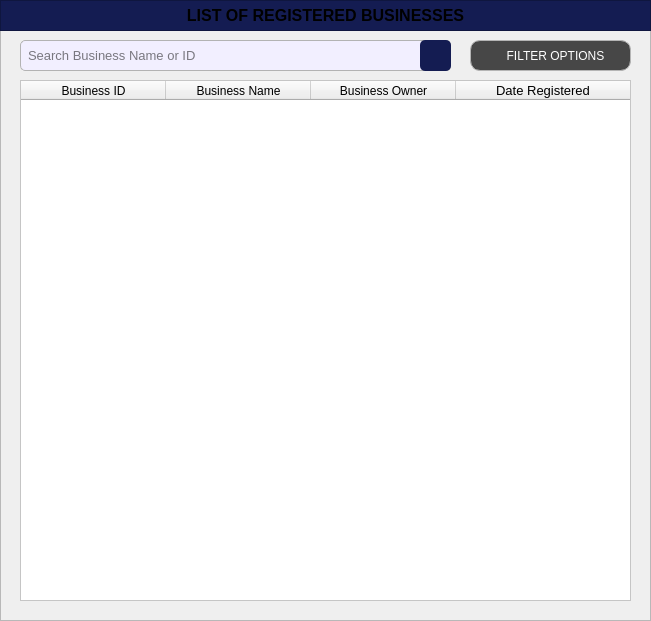
    <widget class="QFrame" name="basePopUpBodyFrame">
     <property name="geometry">
      <rect>
       <x>20</x>
       <y>20</y>
       <width>651</width>
       <height>621</height>
      </rect>
     </property>
     <property name="styleSheet">
      <string notr="true">#basePopUpBodyFrame {
	background-color: rgb(247, 247, 247);
	border: 1px solid rgb(194, 194, 194);
	border-radius: 10px;
}</string>
     </property>
     <property name="frameShape">
      <enum>QFrame::Shape::StyledPanel</enum>
     </property>
     <property name="frameShadow">
      <enum>QFrame::Shadow::Raised</enum>
     </property>
     <widget class="QFrame" name="basePopUpTitleFrame_3">
      <property name="geometry">
       <rect>
        <x>0</x>
        <y>0</y>
        <width>651</width>
        <height>31</height>
       </rect>
      </property>
      <property name="styleSheet">
       <string notr="true">#basePopUpTitleFrame_3 {
	background-color: #141c52;
}</string>
      </property>
      <property name="frameShape">
       <enum>QFrame::Shape::StyledPanel</enum>
      </property>
      <property name="frameShadow">
       <enum>QFrame::Shadow::Raised</enum>
      </property>
      <widget class="QLabel" name="label_title_3">
       <property name="geometry">
        <rect>
         <x>0</x>
         <y>0</y>
         <width>651</width>
         <height>31</height>
        </rect>
       </property>
       <property name="font">
        <font>
         <family>Arial</family>
         <pointsize>12</pointsize>
         <bold>true</bold>
        </font>
       </property>
       <property name="styleSheet">
        <string notr="true">#label_title{
	background-color:transparent;
	color: rgb(255, 255, 255);
}</string>
       </property>
       <property name="text">
        <string>LIST OF REGISTERED BUSINESSES</string>
       </property>
       <property name="alignment">
        <set>Qt::AlignmentFlag::AlignCenter</set>
       </property>
      </widget>
     </widget>
     <widget class="QLineEdit" name="inst_BusinessName_fieldSearch">
      <property name="geometry">
       <rect>
        <x>20</x>
        <y>40</y>
        <width>431</width>
        <height>31</height>
       </rect>
      </property>
      <property name="font">
       <font>
        <family>Arial</family>
        <pointsize>10</pointsize>
       </font>
      </property>
      <property name="styleSheet">
       <string notr="true">#inst_BusinessName_fieldSearch{
    border: 1px solid #b3b3b3;  /* Black border */
    border-radius: 5px;        /* Rounded corners */
    padding: 5px;               /* Inner spacing */
    background-color: #f2efff;  /* Gray background */
    color: #000000; 
}
</string>
      </property>
      <property name="text">
       <string/>
      </property>
      <property name="placeholderText">
       <string>Search Business Name or ID</string>
      </property>
     </widget>
     <widget class="QPushButton" name="inst_BusinessName_buttonSearch">
      <property name="geometry">
       <rect>
        <x>420</x>
        <y>40</y>
        <width>31</width>
        <height>31</height>
       </rect>
      </property>
      <property name="font">
       <font>
        <family>Arial</family>
        <pointsize>9</pointsize>
       </font>
      </property>
      <property name="cursor">
       <cursorShape>PointingHandCursor</cursorShape>
      </property>
      <property name="focusPolicy">
       <enum>Qt::FocusPolicy::NoFocus</enum>
      </property>
      <property name="styleSheet">
       <string notr="true">#inst_BusinessName_buttonSearch {
    background-color:  #141c52;
    color: white;
    border-radius: 5px;
    padding: 10px; /* Optional: Adjusts spacing inside the button */
}
#inst_BusinessName_buttonSearch:hover {
    background-color: #1a237e; /* Slightly lighter blue when hovered */
}
#inst_BusinessName_buttonSearch:pressed {
    background-color: #0f1442; /* Darker blue when clicked */
}</string>
      </property>
      <property name="text">
       <string/>
      </property>
      <property name="icon">
       <iconset>
        <normaloff>../../../../../Desktop/CTU 2nd Year - 2nd Semester Files/PC 225L - INFORMATION MANAGEMENT LABORATORY/PROFILING_SYSTEM/Profiling-System/Assets/FuncIcons/icon_search_w.svg</normaloff>../../../../../Desktop/CTU 2nd Year - 2nd Semester Files/PC 225L - INFORMATION MANAGEMENT LABORATORY/PROFILING_SYSTEM/Profiling-System/Assets/FuncIcons/icon_search_w.svg</iconset>
      </property>
      <property name="iconSize">
       <size>
        <width>20</width>
        <height>20</height>
       </size>
      </property>
     </widget>
     <widget class="QTableWidget" name="inst_tableView_List_RegBusiness">
      <property name="geometry">
       <rect>
        <x>20</x>
        <y>80</y>
        <width>611</width>
        <height>521</height>
       </rect>
      </property>
      <property name="styleSheet">
       <string notr="true">#inst_tableView_List_RegBusiness {
	background-color: white;
	color: #black;
}
</string>
      </property>
      <attribute name="horizontalHeaderVisible">
       <bool>true</bool>
      </attribute>
      <attribute name="horizontalHeaderCascadingSectionResizes">
       <bool>false</bool>
      </attribute>
      <attribute name="horizontalHeaderDefaultSectionSize">
       <number>145</number>
      </attribute>
      <attribute name="horizontalHeaderShowSortIndicator" stdset="0">
       <bool>false</bool>
      </attribute>
      <attribute name="horizontalHeaderStretchLastSection">
       <bool>true</bool>
      </attribute>
      <attribute name="verticalHeaderCascadingSectionResizes">
       <bool>false</bool>
      </attribute>
      <column>
       <property name="text">
        <string>Business ID</string>
       </property>
       <property name="font">
        <font>
         <family>Arial</family>
        </font>
       </property>
       <property name="background">
        <color>
         <red>59</red>
         <green>57</green>
         <blue>100</blue>
        </color>
       </property>
      </column>
      <column>
       <property name="text">
        <string>Business Name</string>
       </property>
       <property name="font">
        <font>
         <family>Arial</family>
        </font>
       </property>
       <property name="background">
        <color>
         <red>59</red>
         <green>57</green>
         <blue>100</blue>
        </color>
       </property>
      </column>
      <column>
       <property name="text">
        <string>Business Owner</string>
       </property>
       <property name="font">
        <font>
         <family>Arial</family>
        </font>
       </property>
       <property name="background">
        <color>
         <red>59</red>
         <green>57</green>
         <blue>100</blue>
        </color>
       </property>
      </column>
      <column>
       <property name="text">
        <string>Date Registered</string>
       </property>
       <property name="font">
        <font>
         <family>Arial</family>
         <pointsize>10</pointsize>
        </font>
       </property>
       <property name="background">
        <color>
         <red>59</red>
         <green>57</green>
         <blue>100</blue>
        </color>
       </property>
      </column>
     </widget>
     <widget class="QPushButton" name="businessList_buttonFilter">
      <property name="geometry">
       <rect>
        <x>470</x>
        <y>40</y>
        <width>161</width>
        <height>31</height>
       </rect>
      </property>
      <property name="font">
       <font>
        <family>Arial</family>
        <pointsize>9</pointsize>
       </font>
      </property>
      <property name="cursor">
       <cursorShape>PointingHandCursor</cursorShape>
      </property>
      <property name="focusPolicy">
       <enum>Qt::FocusPolicy::NoFocus</enum>
      </property>
      <property name="styleSheet">
       <string notr="true">#businessList_buttonFilter {
    background-color:  #474747;
    color: white;
    border: 1px solid #b5b5b5;
    border-radius: 10px;
    padding: 10px; 
}

#businessList_buttonFilter:hover {
    background-color: #636363;
    color: white; 
}

#businessList_buttonFilter:pressed {
    background-color: #bfbfbf;
    color: white; 
}
</string>
      </property>
      <property name="text">
       <string>   FILTER OPTIONS</string>
      </property>
      <property name="icon">
       <iconset>
        <normaloff>../../../Assets/FuncIcons/icon_filter.svg</normaloff>../../../Assets/FuncIcons/icon_filter.svg</iconset>
      </property>
      <property name="iconSize">
       <size>
        <width>18</width>
        <height>18</height>
       </size>
      </property>
     </widget>
    </widget>
